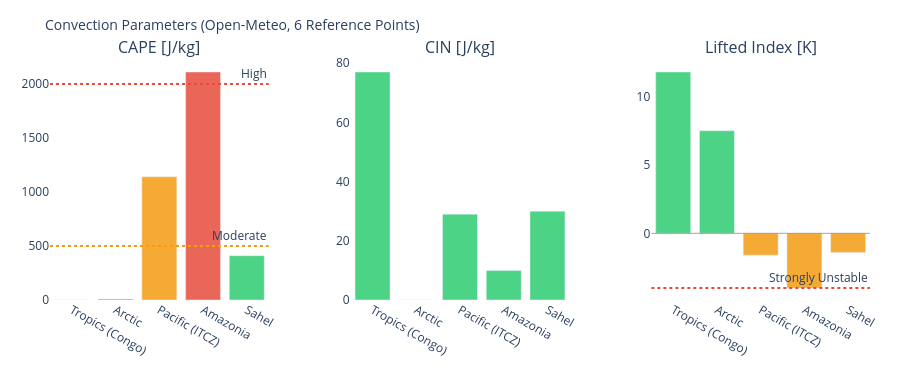

Notebook source saved alongside this figure:
### Markdown cell above
---
## 3. Visualizations

### Code cell
# ============================================================
# CAPE / CIN / LIFTED INDEX – Convection potential
# ============================================================

if not df_atm.empty:
    fig = make_subplots(
        rows=1, cols=3,
        subplot_titles=['CAPE [J/kg]', 'CIN [J/kg]', 'Lifted Index [K]'],
        horizontal_spacing=0.1
    )
    pts = df_atm['point'].tolist()
    pt_colors = ['#E85D24','#185FA5','#888780','#378ADD','#639922','#F2A623']

    # CAPE – höher = mehr Gewitterpotential
    cape_vals = df_atm['cape'].fillna(0).tolist()
    cape_colors = ['#e74c3c' if v > 2000 else '#f39c12' if v > 500 else '#2ecc71'
                   for v in cape_vals]
    fig.add_trace(go.Bar(x=pts, y=cape_vals, marker_color=cape_colors,
                         opacity=0.85, showlegend=False), row=1, col=1)
    fig.add_hline(y=2000, line_dash='dot', line_color='#e74c3c',
                  annotation_text='High', row=1, col=1)
    fig.add_hline(y=500,  line_dash='dot', line_color='#f39c12',
                  annotation_text='Moderate', row=1, col=1)

    # CIN – negativer = stärker gedeckelt (weniger Auslöse)
    cin_vals = df_atm['cin'].fillna(0).tolist()
    cin_colors = ['#e74c3c' if v < -200 else '#f39c12' if v < -50 else '#2ecc71'
                  for v in cin_vals]
    fig.add_trace(go.Bar(x=pts, y=cin_vals, marker_color=cin_colors,
                         opacity=0.85, showlegend=False), row=1, col=2)

    # Lifted Index – negativ = instabil
    li_vals = df_atm['li'].fillna(0).tolist()
    li_colors = ['#e74c3c' if v < -4 else '#f39c12' if v < 0 else '#2ecc71'
                 for v in li_vals]
    fig.add_trace(go.Bar(x=pts, y=li_vals, marker_color=li_colors,
                         opacity=0.85, showlegend=False), row=1, col=3)
    fig.add_hline(y=0, line_color='gray', line_width=0.7, row=1, col=3)
    fig.add_hline(y=-4, line_dash='dot', line_color='#e74c3c',
                  annotation_text='Strongly Unstable', row=1, col=3)

    fig.update_layout(
        title=dict(text='Convection Parameters (Open-Meteo, 6 Reference Points)', font=dict(size=14)),
        height=380, plot_bgcolor='rgba(0,0,0,0)', paper_bgcolor='rgba(0,0,0,0)',
        margin=dict(l=50, r=30, t=60, b=80)
    )
    fig.update_xaxes(tickangle=30)
    fig.show()

### Figure 1 — Plotly figure (JSON) as saved in the notebook; plotly's stock layout.template omitted (floating-point values rounded to 4 significant figures)
{"data": [{"marker": {"color": ["#2ecc71", "#2ecc71", "#f39c12", "#e74c3c", "#2ecc71"]}, "opacity": 0.85, "showlegend": false, "type": "bar", "x": ["Tropics (Congo)", "Arctic", "Pacific (ITCZ)", "Amazonia", "Sahel"], "xaxis": "x", "y": [0.0, 10.0, 1140.0, 2110.0, 410.0], "yaxis": "y"}, {"marker": {"color": ["#2ecc71", "#2ecc71", "#2ecc71", "#2ecc71", "#2ecc71"]}, "opacity": 0.85, "showlegend": false, "type": "bar", "x": ["Tropics (Congo)", "Arctic", "Pacific (ITCZ)", "Amazonia", "Sahel"], "xaxis": "x2", "y": [77.0, 0.0, 29.0, 10.0, 30.0], "yaxis": "y2"}, {"marker": {"color": ["#2ecc71", "#2ecc71", "#f39c12", "#f39c12", "#f39c12"]}, "opacity": 0.85, "showlegend": false, "type": "bar", "x": ["Tropics (Congo)", "Arctic", "Pacific (ITCZ)", "Amazonia", "Sahel"], "xaxis": "x3", "y": [11.8, 7.5, -1.6, -4.0, -1.4], "yaxis": "y3"}], "layout": {"annotations": [{"font": {"size": 16}, "showarrow": false, "text": "CAPE [J/kg]", "x": 0.1333, "xanchor": "center", "xref": "paper", "y": 1.0, "yanchor": "bottom", "yref": "paper"}, {"font": {"size": 16}, "showarrow": false, "text": "CIN [J/kg]", "x": 0.5, "xanchor": "center", "xref": "paper", "y": 1.0, "yanchor": "bottom", "yref": "paper"}, {"font": {"size": 16}, "showarrow": false, "text": "Lifted Index [K]", "x": 0.8667, "xanchor": "center", "xref": "paper", "y": 1.0, "yanchor": "bottom", "yref": "paper"}, {"showarrow": false, "text": "High", "x": 1, "xanchor": "right", "xref": "x domain", "y": 2000, "yanchor": "bottom", "yref": "y"}, {"showarrow": false, "text": "Moderate", "x": 1, "xanchor": "right", "xref": "x domain", "y": 500, "yanchor": "bottom", "yref": "y"}, {"showarrow": false, "text": "Strongly Unstable", "x": 1, "xanchor": "right", "xref": "x3 domain", "y": -4, "yanchor": "bottom", "yref": "y3"}], "height": 380, "margin": {"b": 80, "l": 50, "r": 30, "t": 60}, "paper_bgcolor": "rgba(0,0,0,0)", "plot_bgcolor": "rgba(0,0,0,0)", "shapes": [{"line": {"color": "#e74c3c", "dash": "dot"}, "type": "line", "x0": 0, "x1": 1, "xref": "x domain", "y0": 2000, "y1": 2000, "yref": "y"}, {"line": {"color": "#f39c12", "dash": "dot"}, "type": "line", "x0": 0, "x1": 1, "xref": "x domain", "y0": 500, "y1": 500, "yref": "y"}, {"line": {"color": "gray", "width": 0.7}, "type": "line", "x0": 0, "x1": 1, "xref": "x3 domain", "y0": 0, "y1": 0, "yref": "y3"}, {"line": {"color": "#e74c3c", "dash": "dot"}, "type": "line", "x0": 0, "x1": 1, "xref": "x3 domain", "y0": -4, "y1": -4, "yref": "y3"}], "title": {"font": {"size": 14}, "text": "Convection Parameters (Open-Meteo, 6 Reference Points)"}, "xaxis": {"anchor": "y", "domain": [0.0, 0.2667], "tickangle": 30}, "xaxis2": {"anchor": "y2", "domain": [0.3667, 0.6333], "tickangle": 30}, "xaxis3": {"anchor": "y3", "domain": [0.7333, 1.0], "tickangle": 30}, "yaxis": {"anchor": "x", "domain": [0.0, 1.0]}, "yaxis2": {"anchor": "x2", "domain": [0.0, 1.0]}, "yaxis3": {"anchor": "x3", "domain": [0.0, 1.0]}}}
